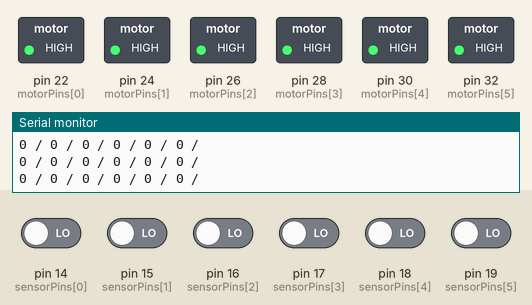
This sketch was run on a simulated Arduino Mega 2560, built with avr-gcc and run on an emulated ATmega2560. On the bench: switched loads named in the sketch (green lamp = pin HIGH), the last lines printed to the serial monitor. Inputs (shaded band) come from the test bench; at power-on: pin 14 (sensorPins[0]), pin 15 (sensorPins[1]), pin 16 (sensorPins[2]), pin 17 (sensorPins[3]), pin 18 (sensorPins[4]), pin 19 (sensorPins[5]) LOW.

Above: at 1.3 s.
1.4 s: pin 14 (sensorPins[0]) driven HIGH
At 2.6 s:
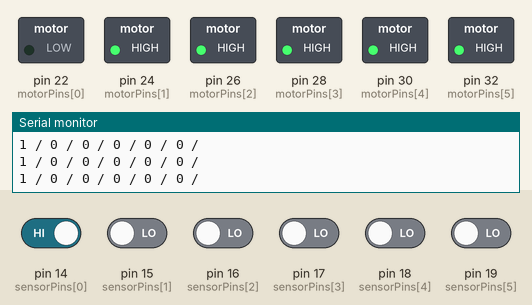
2.9 s: pin 15 (sensorPins[1]) driven HIGH
At 3.5 s:
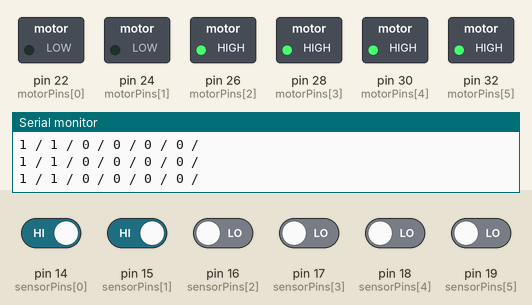
4.4 s: pin 16 (sensorPins[2]) driven HIGH
At 5.1 s:
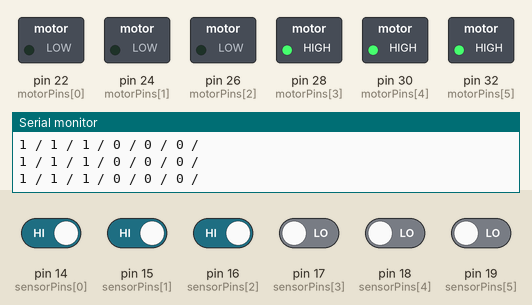
5.9 s: pin 17 (sensorPins[3]) driven HIGH
At 7.0 s:
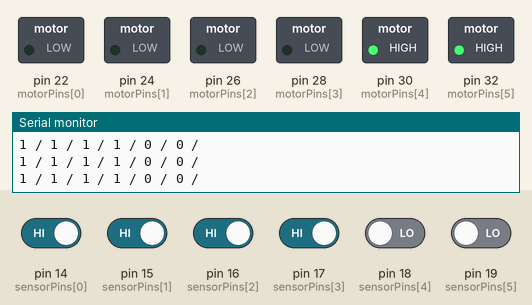
7.4 s: pin 18 (sensorPins[4]) driven HIGH
At 7.7 s:
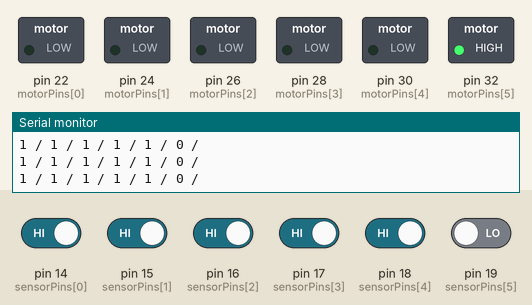
8.9 s: pin 19 (sensorPins[5]) driven HIGH
At 9.3 s:
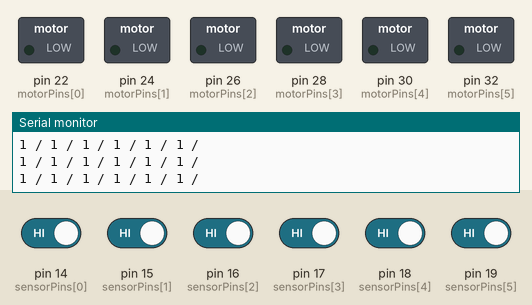
Timing chart, 0 to 11.4 s (numbered marks = the images above; inputs shaded):
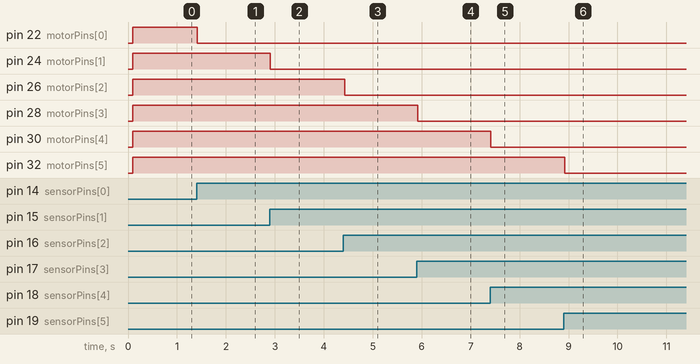

Measured:
- after the input at 1.4 s, pin 22 (motorPins[0]): HIGH → LOW at once
- after the input at 2.9 s, pin 24 (motorPins[1]): HIGH → LOW at once
- after the input at 4.4 s, pin 26 (motorPins[2]): HIGH → LOW at once
- after the input at 5.9 s, pin 28 (motorPins[3]): HIGH → LOW at once
- after the input at 7.4 s, pin 30 (motorPins[4]): HIGH → LOW at once
- after the input at 8.9 s, pin 32 (motorPins[5]): HIGH → LOW at once

The sketch:

HC-SR501_TEST_mega.ino
```cpp
const int totalSensors = 6;
int sensors[totalSensors];
int sensorPins [totalSensors] = {14, 15, 16, 17, 18, 19};

int motorPins [totalSensors] = {22, 24, 26, 28, 30, 32};
void setup() {
  Serial.begin(9600);
  delay(100);//wait for baudrate setting finished
  for (int i = 0; i < totalSensors; i++) {
    pinMode(sensorPins[i], INPUT);
    pinMode(motorPins[i], OUTPUT);
  }
}
void loop() {
  for (int i = 0; i < totalSensors; i++) {
    sensors[i] = digitalRead(sensorPins[i]);
    Serial.print(sensors[i]);
    Serial.print(" / ");
    if (sensors[i] == 1) {
      digitalWrite(motorPins[i], LOW);
    }
    else {
      digitalWrite(motorPins[i], HIGH);
    }

  }
  Serial.println("");
}
```
